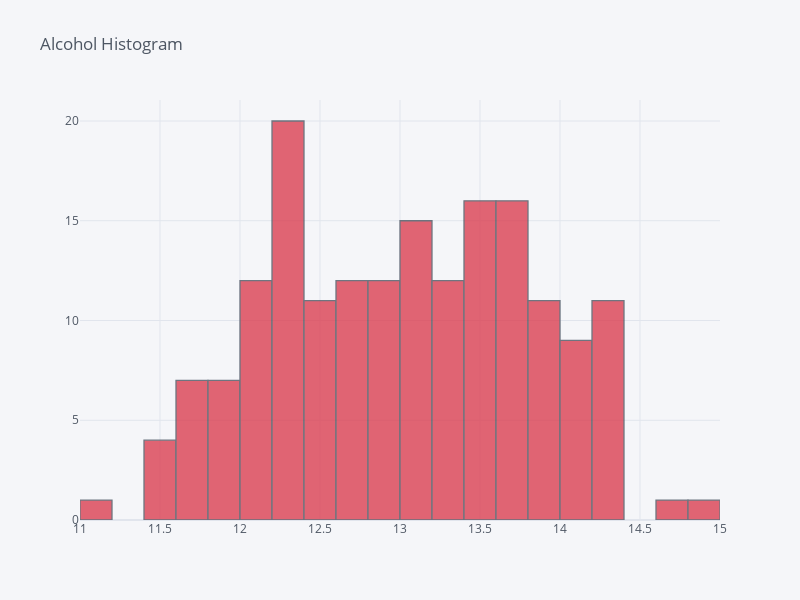

Here is the notebook cell this chart was saved with:
### Markdown cell above
# Histogram

### Code cell
wine_df.iplot(kind="hist",
              bins=30, colors=["red"],
              keys=["alcohol"],
              dimensions=(800, 600),
              title="Alcohol Histogram")

### Figure 1 — Plotly figure (JSON) as saved in the notebook; plotly's stock layout.template omitted (floating-point values rounded to 4 significant figures; data arrays with more than 128 entries replaced by an {"elided": "..."} marker saying what was removed)
{"data": [{"histfunc": "count", "histnorm": "", "marker": {"color": "rgba(219, 64, 82, 1.0)", "line": {"color": "#4D5663", "width": 1.3}}, "name": "alcohol", "nbinsx": 30, "opacity": 0.8, "orientation": "v", "type": "histogram", "x": {"elided": "178 float values"}}], "layout": {"barmode": "overlay", "height": 600, "legend": {"bgcolor": "#F5F6F9", "font": {"color": "#4D5663"}}, "paper_bgcolor": "#F5F6F9", "plot_bgcolor": "#F5F6F9", "title": {"font": {"color": "#4D5663"}, "text": "Alcohol Histogram"}, "width": 800, "xaxis": {"gridcolor": "#E1E5ED", "showgrid": true, "tickfont": {"color": "#4D5663"}, "title": {"font": {"color": "#4D5663"}, "text": ""}, "zerolinecolor": "#E1E5ED"}, "yaxis": {"gridcolor": "#E1E5ED", "showgrid": true, "tickfont": {"color": "#4D5663"}, "title": {"font": {"color": "#4D5663"}, "text": ""}, "zerolinecolor": "#E1E5ED"}}}
